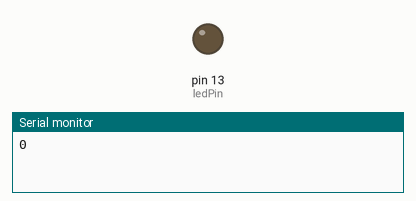
This sketch was run on a simulated Arduino Uno, built with avr-gcc and run on an emulated ATmega328P. On the bench: output pins drawn as LEDs (lit = HIGH), the last lines printed to the serial monitor.

Above: at 1.5 s.
At 9.0 s:
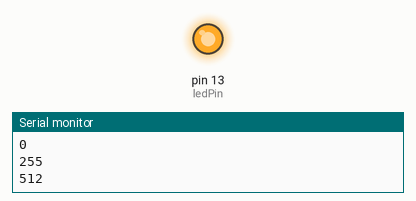
Timing chart, 0 to 19.5 s (numbered marks = the images above):
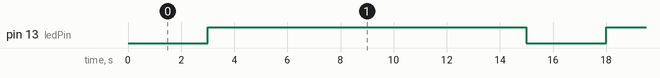

Measured:
- by itself, pin 13 (ledPin): alternates HIGH for 12.0 s and LOW for 3.0 s

The sketch:

ws01_PWM1.ino
```cpp
const int ledPin = 13;
const int delayTime = 3000;

void setup() {
  pinMode(ledPin, OUTPUT);
  Serial.begin(9600);
}

void loop() {
  Serial.println("0");
  analogWrite(ledPin, 0);
  delay(delayTime);

  Serial.println("255");
  analogWrite(ledPin, 255);
  delay(delayTime);

  Serial.println("512");
  analogWrite(ledPin, 512);
  delay(delayTime);

  Serial.println("767");
  analogWrite(ledPin, 767);
  delay(delayTime);

  Serial.println("1023");
  analogWrite(ledPin, 1023);    delay(delayTime);
}
```
